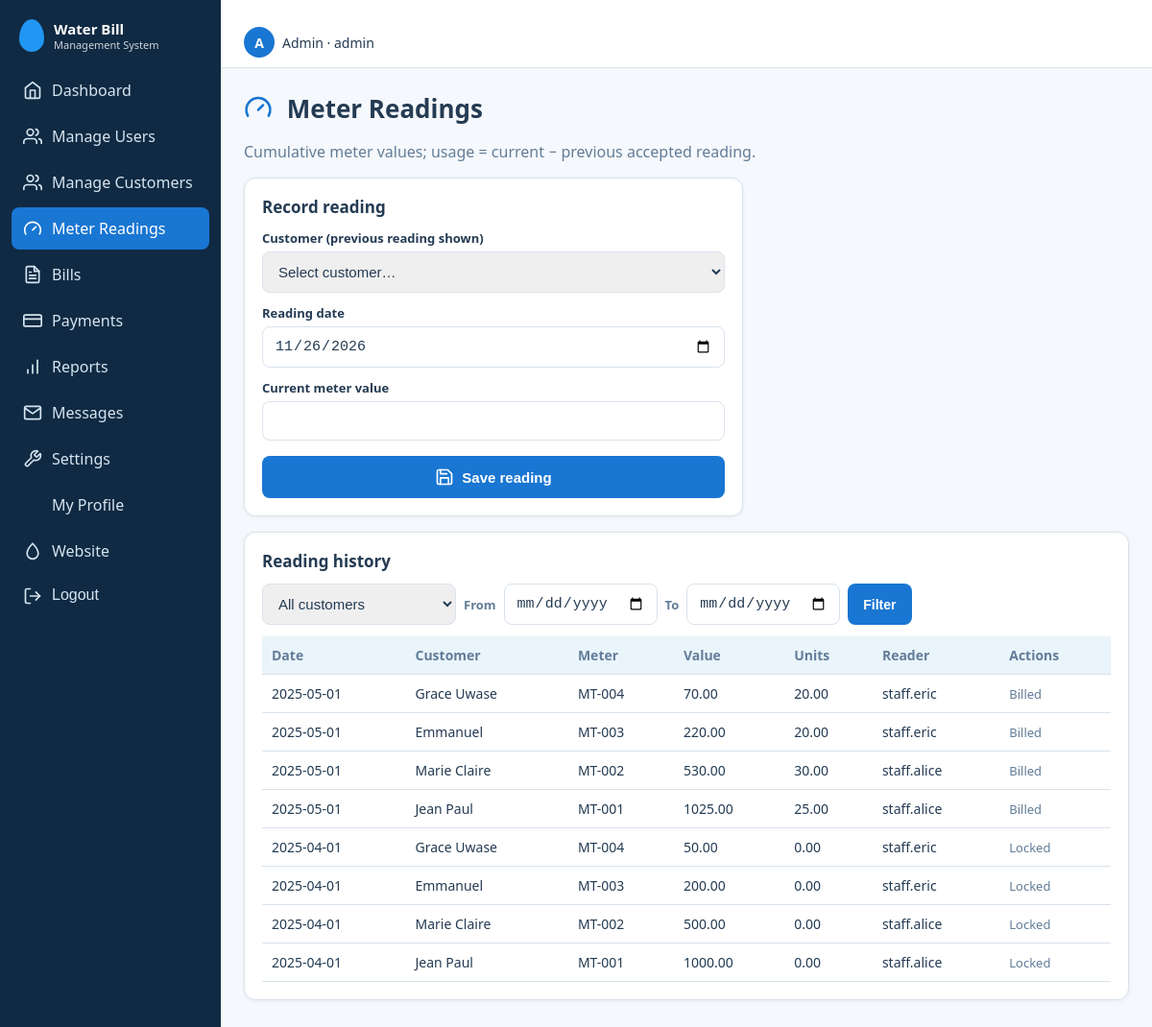
The app's page /index.php?r=readings (signed in) with its own data.
### tables this page shows
CREATE TABLE meter_readings (
  reading_id   INT UNSIGNED NOT NULL AUTO_INCREMENT,
  customer_id  INT UNSIGNED NOT NULL,
  reading_date DATE NOT NULL,
  meter_value  DECIMAL(12,2) NOT NULL,               
  units_used   DECIMAL(12,2) NOT NULL DEFAULT 0,     
  reader_id    INT UNSIGNED NOT NULL,
  status       ENUM('Accepted','Voided') NOT NULL DEFAULT 'Accepted',
  note         VARCHAR(255) NULL,
  created_at   TIMESTAMP NOT NULL DEFAULT CURRENT_TIMESTAMP,
  PRIMARY KEY (reading_id),
  KEY idx_readings_customer_date (customer_id, reading_date),
  KEY idx_readings_reader (reader_id)
);

CREATE TABLE users (
  user_id       INT UNSIGNED NOT NULL AUTO_INCREMENT,
  username      VARCHAR(50)  NOT NULL,
  email         VARCHAR(120) NOT NULL,
  password_hash VARCHAR(255) NOT NULL,
  role          ENUM('admin','staff','customer') NOT NULL DEFAULT 'customer',
  is_active     TINYINT(1) NOT NULL DEFAULT 1,
  created_at    TIMESTAMP NOT NULL DEFAULT CURRENT_TIMESTAMP,
  updated_at    TIMESTAMP NOT NULL DEFAULT CURRENT_TIMESTAMP ON UPDATE CURRENT_TIMESTAMP,
  PRIMARY KEY (user_id),
  UNIQUE KEY uq_users_username (username),
  UNIQUE KEY uq_users_email (email),
  KEY idx_users_role (role)
);

### app/core/Controller.php (called while the page is built, shortened)
<?php
abstract class Controller {
    protected function view(string $__view, array $__data = []): void {
        $__layout = APP_ROOT . '/app/views/layout/' . ($__data['layout'] ?? (user() ? 'app' : 'auth')) . '.php';
        extract($__data, EXTR_SKIP);
        require $__layout;
    }
}

### app/controllers/ReadingController.php (called while the page is built, shortened)
<?php
class ReadingController extends Controller {
    private function listData(array $extra = []): array {
        $f = ['cid' => (int)($_GET['cid'] ?? 0), 'from' => (string)($_GET['from'] ?? ''), 'to' => (string)($_GET['to'] ?? '')];
        return $extra + ['title' => 'Meter Readings', 'cust' => Reading::customersWithLast(), 'errors' => [], 'f' => $f, 'rows' => Reading::recent(200, $f['cid'] ?: null, $f['from'], $f['to'])];
    }
    function index() { $this->need('admin', 'staff'); $this->view('readings/index', $this->listData()); }
}

### public/index.php (called while the page is built, shortened)
<?php
require __DIR__ . '/../app/helpers/core.php';
$r = trim((string)($_GET['r'] ?? (user() ? 'dashboard/index' : 'home/index')), '/');
[$c, $a] = array_pad(explode('/', $r, 2), 2, 'index');
try {
    (new $cls)->$a();
} catch (Throwable $t) { error_log((string)$t); http_response_code(500); (new ErrorController)->failure(); }

### app/config/database.php (called while the page is built)
<?php
function db(): PDO {
    static $pdo = null;
    if ($pdo) return $pdo;
    $f = __DIR__ . '/database.local.php';
    $c = is_file($f) ? require $f : ['host'=>'127.0.0.1','name'=>'water_bill_management','user'=>'root','pass'=>''];
    try {
        $pdo = new PDO("mysql:host={$c['host']};dbname={$c['name']};charset=utf8mb4", $c['user'], $c['pass'], [
            PDO::ATTR_ERRMODE => PDO::ERRMODE_EXCEPTION,
            PDO::ATTR_DEFAULT_FETCH_MODE => PDO::FETCH_ASSOC,
            PDO::ATTR_EMULATE_PREPARES => false,
        ]);
    } catch (PDOException $e) {
        error_log($e->getMessage());
        http_response_code(500);
        exit('Database connection failed. Check app/config/database.php');
    }
    return $pdo;
}

### app/core/Model.php (called while the page is built, shortened)
<?php
abstract class Model {
    public static function q(string $sql, array $p = []): PDOStatement { $s = db()->prepare($sql); $s->execute($p); return $s; }
}

### app/models/Reading.php (called while the page is built, shortened)
<?php
class Reading extends Model {
    static function recent(int $n = 30, ?int $cid = null, string $from = '', string $to = ''): array {
        $w = []; $p = [];
        return self::q("SELECT r.*,c.full_name,c.meter_no,u.username reader,(SELECT MAX(x.reading_id) FROM meter_readings x WHERE x.customer_id=r.customer_id AND x.status='Accepted') latest_id,(SELECT COUNT(*) FROM bills bb WHERE bb.reading_id=r.reading_id) billed FROM meter_readings r JOIN customers c USING(customer_id) JOIN users u ON u.user_id=r.reader_id" . ($w ? ' WHERE ' . implode(' AND ', $w) : '') . ' ORDER BY r.reading_date DESC, r.reading_id DESC LIMIT ' . (int)$n, $p)->fetchAll();
    }
}

### app/views/readings/index.php (the view, shortened to what this page needs)
<div class="head"><div><h1><?= icon('gauge') ?> Meter Readings</h1><p class="muted">Cumulative meter values; usage = current − previous accepted reading.</p></div></div>
<div class="panel narrow"><h2>Record reading</h2><?php foreach ($errors as $x): ?><div class="alert error" role="alert"><?= e($x) ?></div><?php endforeach; ?>
<form method="post" action="<?= url('readings/save') ?>" data-validate><?= csrf_field() ?>
<label for="cu">Customer (previous reading shown)</label><select id="cu" name="customer_id" required><option value="">Select customer…</option>
<?php foreach ($cust as $c): ?><option value="<?= (int)$c['customer_id'] ?>"><?= e($c['full_name'] . ' (' . $c['meter_no'] . ') — last: ' . ($c['last_value'] ?? 'none')) ?></option><?php endforeach; ?></select>
<label for="d">Reading date</label><input id="d" type="date" name="reading_date" required max="<?= date('Y-m-d') ?>" value="<?= date('Y-m-d') ?>">
<label for="v">Current meter value</label><input id="v" type="number" step="0.01" min="0" name="meter_value" required><button class="btn"><?= icon('save') ?>Save reading</button></form></div>
<div class="panel"><h2>Reading history</h2><form method="get" class="filter wrap"><input type="hidden" name="r" value="readings/index">
<select name="cid" aria-label="Customer"><option value="0">All customers</option></select>
<label for="rf">From</label><input id="rf" type="date" name="from" value="<?= e($f['from']) ?>"><label for="rt">To</label><input id="rt" type="date" name="to" value="<?= e($f['to']) ?>"><button class="btn sm">Filter</button></form>
<div class="tw"><table><tr><th>Date</th><th>Customer</th><th>Meter</th><th>Value</th><th>Units</th><th>Reader</th><th>Actions</th></tr>
<?php foreach ($rows as $r): $can = (int)$r['reading_id'] === (int)$r['latest_id'] && !(int)$r['billed']; ?><tr><td><?= e($r['reading_date']) ?></td><td><?= e($r['full_name']) ?></td><td><?= e($r['meter_no']) ?></td><td><?= e($r['meter_value']) ?></td><td><?= e($r['units_used']) ?></td><td><?= e($r['reader']) ?></td>
<td class="acts2"><?php if ($can): ?><?= act_link('edit', 'Edit', url('readings/edit', ['id' => $r['reading_id']])) ?><?= act_form('del', 'Delete', 'readings/delete', ['id' => $r['reading_id']], 'Delete this reading?') ?><?php else: ?><span class="muted small"><?= (int)$r['billed'] ? 'Billed' : 'Locked' ?></span><?php endif; ?></td></tr><?php endforeach; ?>
<?php if (!$rows): ?><tr><td colspan="7" class="muted">No readings found.</td></tr><?php endif; ?></table></div></div>

### public/assets/css/style.css (style rules this page uses)
:root { --primary:#1976D2;--navy:#102A43;--sec:#2196F3;--light:#EAF4FB;--bg:#F5F8FC;--text:#243B53;--muted:#627D98;--ok:#2EAD68;--warn:#F59E0B;--err:#DC3545;--border:#D9E2EC }
* { box-sizing:border-box }
body { margin:0;font-family:Segoe UI,Roboto,Arial,sans-serif;background:var(--bg);color:var(--text);overflow-x:hidden }
h1 { margin:0 0 4px;font-size:26px }
h2 { font-size:17px;margin:0 0 12px }
.muted { color:var(--muted) }
.panel { background:#fff;border:1px solid var(--border);border-radius:12px;padding:18px;box-shadow:0 1px 4px rgba(16,42,67,.06);margin-bottom:16px }
table { width:100%;border-collapse:collapse;font-size:14px }
th,td { text-align:left;padding:10px;border-bottom:1px solid var(--border) }
th { color:var(--muted);font-weight:600 }
.tw { overflow-x:auto }
label { display:block;font-size:13px;font-weight:600;margin:12px 0 5px }
input,select { width:100%;padding:11px 12px;border:1px solid var(--border);border-radius:8px;font-size:15px;color:var(--text) }
.btn { background:var(--primary);color:#fff;border:0;border-radius:8px;padding:12px 18px;font-size:15px;font-weight:600;cursor:pointer;width:100%;margin-top:16px }
.head { display:flex;justify-content:space-between;align-items:flex-start;gap:12px;flex-wrap:wrap }
.btn.sm { width:auto;margin:0;padding:9px 16px;display:inline-block;text-decoration:none;font-size:14px }
.narrow { max-width:520px }
.filter { display:flex;gap:8px;margin:12px 0 }
.filter select { width:auto }
th { background:var(--light) }
html { scroll-behavior:smooth }
.small { font-size:13px;text-align:center;margin:12px 0 }
.filter.wrap { flex-wrap:wrap }
.filter input,.filter select { width:auto;min-width:150px }
.acts2 { display:flex;gap:8px;align-items:center;flex-wrap:wrap }
.acts2 { display:flex;gap:6px;flex-wrap:wrap;align-items:center }
td.acts2 { display:table-cell;white-space:nowrap }
.filter label { margin:0;align-self:center;font-size:13px;font-weight:600;color:var(--muted) }
input[type=date],input[type=month] { min-width:160px }

### records on screen
meter_readings: reading_date "2025-05-01", full_name "Grace Uwase", meter_no "MT-004", meter_value "70.00", units_used "20.00", reader.username "staff.eric", shows "Billed"
meter_readings: reading_date "2025-05-01", full_name "Emmanuel", meter_no "MT-003", meter_value "220.00", units_used "20.00", reader.username "staff.eric", shows "Billed"
meter_readings: reading_date "2025-05-01", full_name "Marie Claire", meter_no "MT-002", meter_value "530.00", units_used "30.00", reader.username "staff.alice", shows "Billed"
meter_readings: reading_date "2025-05-01", full_name "Jean Paul", meter_no "MT-001", meter_value "1025.00", units_used "25.00", reader.username "staff.alice", shows "Billed"
meter_readings: reading_date "2025-04-01", full_name "Grace Uwase", meter_no "MT-004", meter_value "50.00", units_used "0.00", reader.username "staff.eric", shows "Locked"
meter_readings: reading_date "2025-04-01", full_name "Emmanuel", meter_no "MT-003", meter_value "200.00", units_used "0.00", reader.username "staff.eric", shows "Locked"
meter_readings: reading_date "2025-04-01", full_name "Marie Claire", meter_no "MT-002", meter_value "500.00", units_used "0.00", reader.username "staff.alice", shows "Locked"
meter_readings: reading_date "2025-04-01", full_name "Jean Paul", meter_no "MT-001", meter_value "1000.00", units_used "0.00", reader.username "staff.alice", shows "Locked"

### other values on screen
$n1 "Water Bill"
$n2 "Management System"
$l "Dashboard"
$l "Manage Users"
$l "Manage Customers"
$l "Meter Readings"
$l "Bills"
$l "Payments"
$l "Reports"
$l "Messages"
$l "Settings"
$l "My Profile"
$u['username'][0] "A"
$u['role'] "Admin"
$u['username'] "admin"
